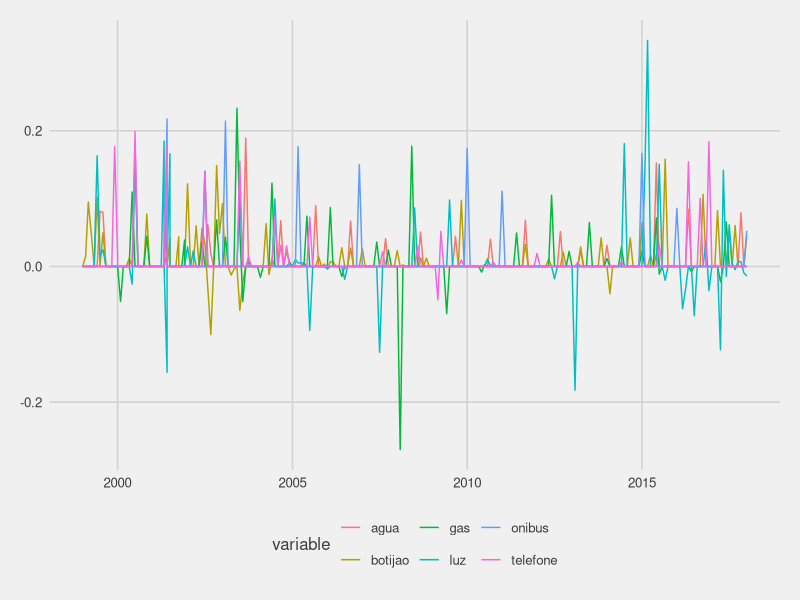
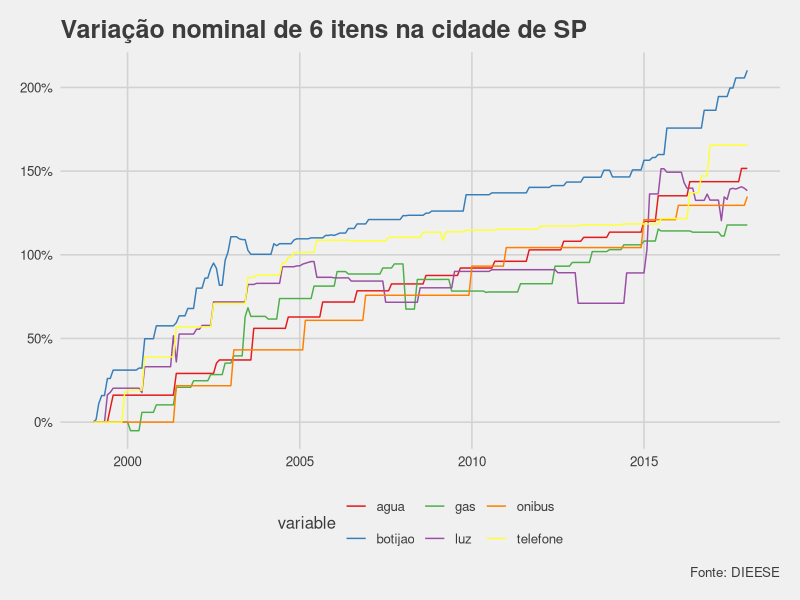
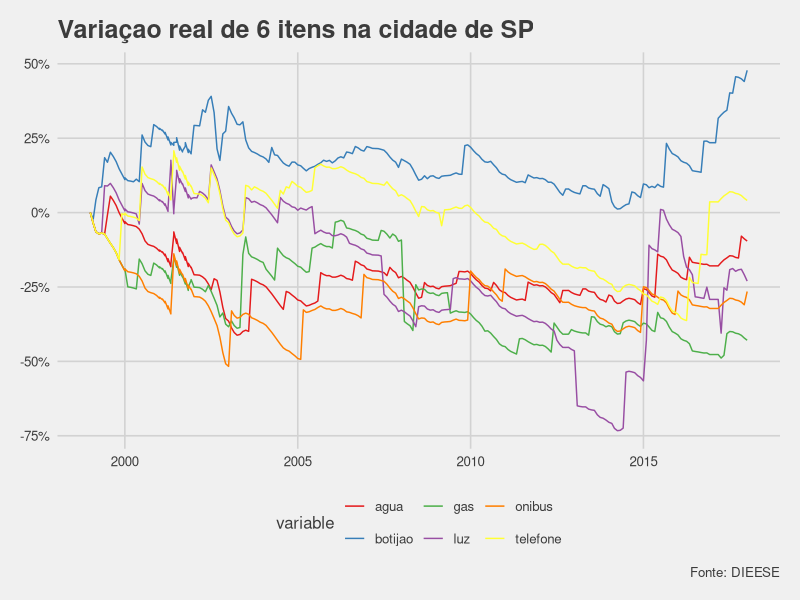

The R script that drew these images, in order: (Note: this script raises an error after producing the figures.)

# Libraries ---------------------------------------------------------------

library(dplyr)
library(ggplot2)
library(readxl)
library(ggthemes)
library(tidyr)
library(scales)

# Read xl -----------------------------------------------------------------

custo <- read_excel("custo_vida.xlsx", sheet = "Plan1")
IGPM <- read_excel("IGPM.xls")

# Create variables --------------------------------------------------------

custo %>%
  mutate(date = as.Date(paste(1,mes,ano, sep="/"), format = "%d/%m/%Y")) %>%
  gather(variable, value, luz:onibus) %>%
  left_join(IGPM, by=c("mes"="MES", "ano"="ANO")) %>% 
  group_by(variable) %>% 
  arrange(date) %>% 
  mutate(lag = lag(value), 
         change = (value / lag) - 1,
         change = ifelse(is.na(change), 0, change),
         cumsum = cumsum(change),
         rlag = lag(value/FIM/100),
         rchange = (value/FIM/100 / rlag) - 1,
         rchange = ifelse(is.na(rchange), 0, rchange),
         rcumsum = cumsum(rchange)) -> custo2


# Plots -------------------------------------------------------------------

custo2 %>% 
  ggplot(aes(x=date, y=change, col=variable)) +
  geom_line() +
  theme_fivethirtyeight()



## Nominal
custo2 %>% 
  ggplot(aes(x=date, y=cumsum, col=variable)) +
  geom_line() +
  theme_fivethirtyeight() +
  labs(title="Variação nominal de 6 itens na cidade de SP",
       caption="Fonte: DIEESE",
       x="Data", y="Percentual") +
  scale_y_continuous(label = percent) +
  scale_color_brewer(type="qual", palette = 6)


## Real
custo2 %>%
  ggplot(aes(x=date, y=rcumsum, col=variable)) +
  geom_line() +
  theme_fivethirtyeight() +
  labs(title="Variaçao real de 6 itens na cidade de SP",
       caption="Fonte: DIEESE",
       x="Data", y="Percentual") +
  scale_y_continuous(label = percent) +
  scale_color_brewer(type="qual", palette = 6)


# Calculo -----------------------------------------------------------------

custo2 %>% 
  ggplot(aes(x=date, y=perc)) +
  geom_line()








